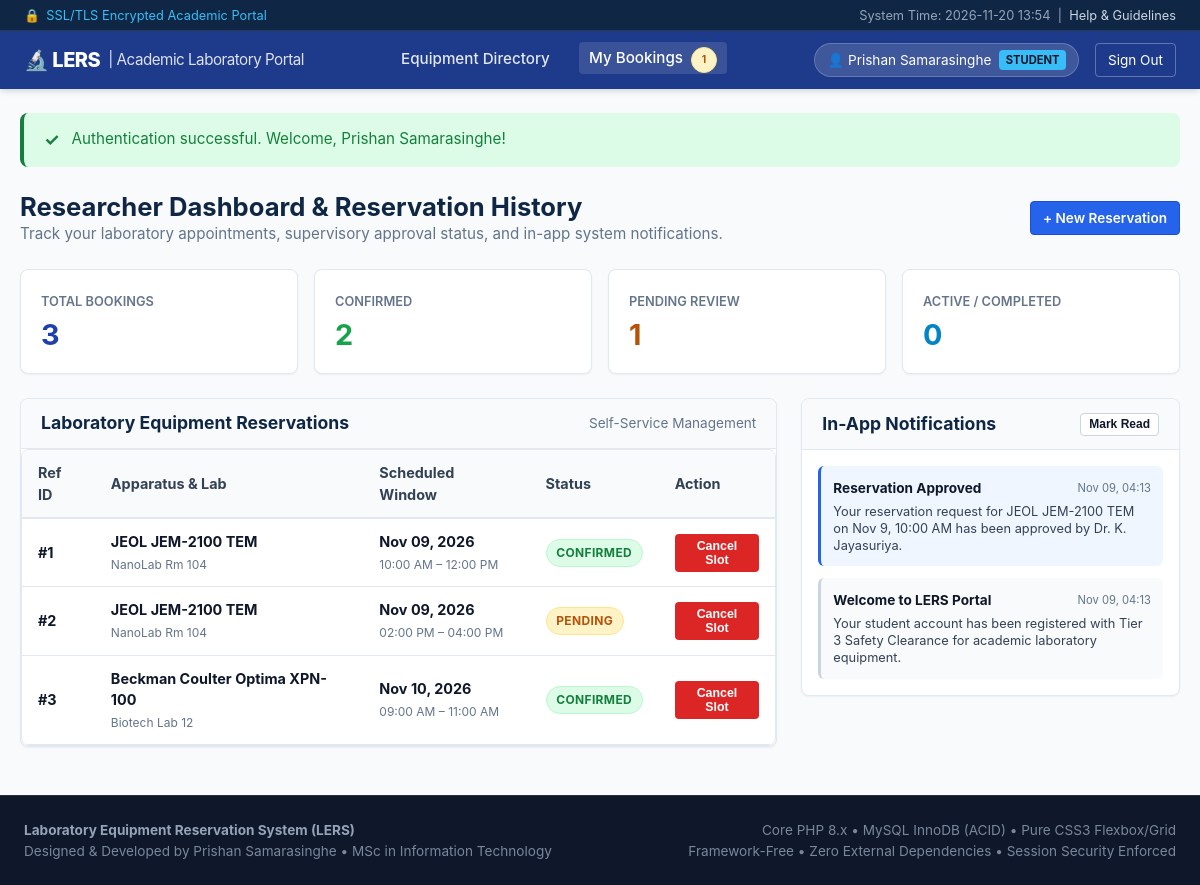
The app's page /my_bookings.php (signed in) with its own data.
### tables this page shows
CREATE TABLE `reservations` (
    `reservation_id` INT AUTO_INCREMENT PRIMARY KEY,
    `equipment_id` INT NOT NULL,
    `user_id` INT NOT NULL,
    `start_time` DATETIME NOT NULL,
    `end_time` DATETIME NOT NULL,
    `purpose` TEXT NOT NULL,
    `cert_verified` TINYINT(1) NOT NULL DEFAULT 1,
    `status` ENUM('pending', 'confirmed', 'rejected', 'cancelled', 'checked_out', 'completed') NOT NULL DEFAULT 'pending',
    `reviewed_by` INT DEFAULT NULL,
    `rejection_reason` TEXT DEFAULT NULL,
    `checked_out_at` DATETIME DEFAULT NULL,
    `returned_at` DATETIME DEFAULT NULL,
    `return_condition` ENUM('operational', 'requires_cleaning', 'minor_wear', 'defective') DEFAULT NULL,
    `consumable_notes` TEXT DEFAULT NULL,
    `created_at` TIMESTAMP DEFAULT CURRENT_TIMESTAMP,
    CONSTRAINT `fk_res_equipment` FOREIGN KEY (`equipment_id`) REFERENCES `equipment` (`equipment_id`) ON DELETE CASCADE,
    CONSTRAINT `fk_res_user` FOREIGN KEY (`user_id`) REFERENCES `users` (`user_id`) ON DELETE CASCADE,
    CONSTRAINT `fk_res_reviewer` FOREIGN KEY (`reviewed_by`) REFERENCES `users` (`user_id`) ON DELETE SET NULL,
    INDEX `idx_collision` (`equipment_id`, `start_time`, `end_time`, `status`),
    INDEX `idx_user_status` (`user_id`, `status`)
);

CREATE TABLE `equipment` (
    `equipment_id` INT AUTO_INCREMENT PRIMARY KEY,
    `equipment_name` VARCHAR(150) NOT NULL,
    `model_number` VARCHAR(100) NOT NULL,
    `lab_location` VARCHAR(100) NOT NULL,
    `description` TEXT NOT NULL,
    `req_cert_tier` ENUM('Tier 1', 'Tier 2', 'Tier 3') NOT NULL DEFAULT 'Tier 1',
    `requires_approval` TINYINT(1) NOT NULL DEFAULT 1,
    `status` ENUM('operational', 'maintenance', 'decommissioned') NOT NULL DEFAULT 'operational',
    `maintenance_note` VARCHAR(255) DEFAULT NULL,
    `created_at` TIMESTAMP DEFAULT CURRENT_TIMESTAMP
);

CREATE TABLE `notifications` (
    `notification_id` INT AUTO_INCREMENT PRIMARY KEY,
    `user_id` INT NOT NULL,
    `title` VARCHAR(150) NOT NULL,
    `message` TEXT NOT NULL,
    `type` ENUM('booking_confirmed', 'booking_rejected', 'blackout_cancelled', 'reminder', 'system') NOT NULL DEFAULT 'system',
    `is_read` TINYINT(1) NOT NULL DEFAULT 0,
    `created_at` TIMESTAMP DEFAULT CURRENT_TIMESTAMP,
    CONSTRAINT `fk_notif_user` FOREIGN KEY (`user_id`) REFERENCES `users` (`user_id`) ON DELETE CASCADE,
    INDEX `idx_user_read` (`user_id`, `is_read`)
);

### includes/auth.php (called while the page is built, shortened)
<?php
function sanitize(?string $string): string
{
    return htmlspecialchars((string)$string, ENT_QUOTES, 'UTF-8');
}

### my_bookings.php (the view, shortened to what this page needs)
<?php
require_once __DIR__ . '/includes/header.php';
$pdo = getDBConnection();
$currentUser = getCurrentUser();
$userId = (int)$currentUser['user_id'];
$resQuery = $pdo->prepare("
    SELECT r.*, e.equipment_name, e.model_number, e.lab_location, u.full_name AS reviewer_name
    FROM reservations r
    JOIN equipment e ON r.equipment_id = e.equipment_id
    LEFT JOIN users u ON r.reviewed_by = u.user_id
    WHERE r.user_id = ?
    ORDER BY r.created_at DESC
");
$resQuery->execute([$userId]);
$reservations = $resQuery->fetchAll();
$notifications = getRecentNotifications($userId, 10);
$unreadCount = getUnreadNotificationCount($userId);
$totalCount = count($reservations);
$confirmedCount = count(array_filter($reservations, fn($r) => $r['status'] === 'confirmed'));
$pendingCount = count(array_filter($reservations, fn($r) => $r['status'] === 'pending'));
$completedCount = count(array_filter($reservations, fn($r) => in_array($r['status'], ['completed', 'checked_out'])));
?>
<div style="display:flex; justify-content:space-between; align-items:center; margin-bottom:1.5rem;">
    <div>
        <h1 style="font-size:1.6rem;">Researcher Dashboard &amp; Reservation History</h1>
        <p style="color:var(--text-muted); font-size:0.95rem;">
            Track your laboratory appointments, supervisory approval status, and in-app system notifications.
        </p>
    </div>
    <div>
        <a href="catalog.php" class="btn btn-primary btn-sm">+ New Reservation</a>
    </div>
</div>
<div style="display:grid; grid-template-columns: repeat(auto-fit, minmax(200px, 1fr)); gap:1rem; margin-bottom:1.5rem;">
    <div class="card" style="padding:1.25rem; margin-bottom:0;">
        <span style="font-size:0.8rem; color:var(--text-muted); font-weight:600; text-transform:uppercase;">Total Bookings</span>
        <h2 style="font-size:1.8rem; margin-top:0.25rem; color:#1e40af;"><?= $totalCount ?></h2>
    </div>
    <div class="card" style="padding:1.25rem; margin-bottom:0;">
        <span style="font-size:0.8rem; color:var(--text-muted); font-weight:600; text-transform:uppercase;">Confirmed</span>
        <h2 style="font-size:1.8rem; margin-top:0.25rem; color:#16a34a;"><?= $confirmedCount ?></h2>
    </div>
    <div class="card" style="padding:1.25rem; margin-bottom:0;">
        <span style="font-size:0.8rem; color:var(--text-muted); font-weight:600; text-transform:uppercase;">Pending Review</span>
        <h2 style="font-size:1.8rem; margin-top:0.25rem; color:#b45309;"><?= $pendingCount ?></h2>
    </div>
    <div class="card" style="padding:1.25rem; margin-bottom:0;">
        <span style="font-size:0.8rem; color:var(--text-muted); font-weight:600; text-transform:uppercase;">Active / Completed</span>
        <h2 style="font-size:1.8rem; margin-top:0.25rem; color:#0284c7;"><?= $completedCount ?></h2>
    </div>
</div>
<div style="display: grid; grid-template-columns: 2fr 1fr; gap: 1.5rem; align-items: flex-start;">
    <section class="card">
        <div class="card-header">
            <h2 class="card-title">Laboratory Equipment Reservations</h2>
            <span style="font-size:0.85rem; color:var(--text-muted);">Self-Service Management</span>
        </div>
        <div class="card-body" style="padding:0;">
            <?php if (empty($reservations)): ?>
                <div style="padding: 2.5rem; text-align: center; color: var(--text-muted);">
                    <p>You have not placed any laboratory equipment reservations yet.</p>
                    <a href="catalog.php" class="btn btn-primary btn-sm" style="margin-top:0.75rem;">Browse Apparatus Catalog</a>
                </div>
            <?php else: ?>
                <div class="table-responsive">
                    <table class="data-table">
                        <thead>
                            <tr>
                                <th>Ref ID</th>
                                <th>Apparatus &amp; Lab</th>
                                <th>Scheduled Window</th>
                                <th>Status</th>
                                <th>Action</th>
                            </tr>
                        </thead>
                        <tbody>
                            <?php foreach ($reservations as $res): ?>
                                <tr>
                                    <td>
                                        <strong>#<?= (int)$res['reservation_id'] ?></strong>
                                    </td>
                                    <td>
                                        <strong><?= sanitize($res['equipment_name']) ?></strong><br>
                                        <small style="color:var(--text-muted);"><?= sanitize($res['lab_location']) ?></small>
                                    </td>
                                    <td>
                                        <div><strong><?= formatDate($res['start_time']) ?></strong></div>
                                        <small style="color:var(--text-muted);">
                                            <?= formatTime($res['start_time']) ?> &ndash; <?= formatTime($res['end_time']) ?>
                                        </small>
                                    </td>
                                    <td>
                                        <?= renderStatusBadge($res['status']) ?>
                                    </td>
                                    <td>
                                        <?php if (in_array($res['status'], ['pending', 'confirmed'], true)): ?>
                                            <form action="my_bookings.php" method="POST" onsubmit="return confirm('Are you sure you want to cancel reservation #<?= $res['reservation_id'] ?>? This restores the slot to the general laboratory pool.');">
                                                <button type="submit" class="btn btn-danger btn-sm" style="padding:0.25rem 0.5rem;font-size:0.775rem;">
                                                    Cancel Slot
                                                </button>
                                            </form>
                                        <?php else: ?>
                                            <span style="font-size:0.8rem; color:var(--text-muted);">&mdash;</span>
                                        <?php endif; ?>
                                    </td>
                                </tr>
                            <?php endforeach; ?>
                        </tbody>
                    </table>
                </div>
            <?php endif; ?>
        </div>
    </section>
    <section class="card">
        <div class="card-header">
            <h2 class="card-title">In-App Notifications</h2>
            <?php if ($unreadCount > 0): ?>
                <form action="my_bookings.php" method="POST" style="margin:0;">
                    <button type="submit" class="btn btn-secondary btn-sm" style="font-size:0.75rem; padding:0.2rem 0.5rem;">
                        Mark Read
                    </button>
                </form>
            <?php endif; ?>
        </div>
        <div class="card-body" style="padding: 1rem;">
            <?php if (empty($notifications)): ?>
                <p style="font-size:0.875rem; color:var(--text-muted); text-align:center; padding:1.5rem 0;">
                    No recent notifications.
                </p>
            <?php else: ?>
                <div style="display:flex; flex-direction:column; gap:0.75rem;">
                    <?php foreach ($notifications as $n): ?>
                        <div style="padding:0.75rem; border-radius:6px; background:<?= $n['is_read'] ? '#f8fafc' : '#eff6ff' ?>; border-left:3px solid <?= $n['is_read'] ? '#cbd5e1' : '#2563eb' ?>;">
                            <div style="display:flex; justify-content:space-between; align-items:center; margin-bottom:0.25rem;">
                                <strong style="font-size:0.85rem; color:#0f172a;"><?= sanitize($n['title']) ?></strong>
                                <span style="font-size:0.7rem; color:var(--text-muted);"><?= date('M d, H:i', strtotime($n['created_at'])) ?></span>
                            </div>
                            <p style="font-size:0.8rem; color:#334155; margin:0; line-height:1.35;">
                                <?= sanitize($n['message']) ?>
                            </p>
                        </div>
                    <?php endforeach; ?>
                </div>
            <?php endif; ?>
        </div>
    </section>
</div>
<?php require_once __DIR__ . '/includes/footer.php'; ?>

### includes/functions.php (shortened to what this page needs)
<?php
function getFlashes(): array
{
    $flashes = [];
    $types = ['success', 'error', 'warning', 'info'];
    foreach ($types as $type) {
        $key = 'flash_' . $type;
        if (!empty($_SESSION[$key])) {
            $flashes[$type] = $_SESSION[$key];
        }
    }
    return $flashes;
}
function renderFlashes(): string
{
    $flashes = getFlashes();
    $html = '<div class="flash-messages-container" style="margin-bottom: 1.5rem;">';
    foreach ($flashes as $type => $message) {
        $colorClass = 'alert-' . $type;
        $icon = match($type) {
            'success' => '✓',
            'error'   => '✕',
            'warning' => '⚠',
            default   => 'ℹ'
        };
        $html .= sprintf(
            '<div class="alert %s" role="alert"><span class="alert-icon">%s</span> <span>%s</span></div>',
            htmlspecialchars($colorClass, ENT_QUOTES, 'UTF-8'),
            $icon,
            htmlspecialchars($message, ENT_QUOTES, 'UTF-8')
        );
    }
    $html .= '</div>';
    return $html;
}
function getUnreadNotificationCount(int $userId): int
{
    $pdo = getDBConnection();
    $stmt = $pdo->prepare("SELECT COUNT(*) FROM notifications WHERE user_id = ? AND is_read = 0");
    $stmt->execute([$userId]);
    return (int)$stmt->fetchColumn();
}
function getRecentNotifications(int $userId, int $limit = 5): array
{
    $pdo = getDBConnection();
    $stmt = $pdo->prepare("
        SELECT notification_id, title, message, type, is_read, created_at
        FROM notifications
        WHERE user_id = ?
        ORDER BY created_at DESC
        LIMIT ?
    ");
    $stmt->bindValue(1, $userId, PDO::PARAM_INT);
    $stmt->bindValue(2, $limit, PDO::PARAM_INT);
    $stmt->execute();
    return $stmt->fetchAll();
}
function formatDate(?string $datetime): string
{
    return date('M d, Y', strtotime($datetime));
}
function formatTime(?string $datetime): string
{
    return date('h:i A', strtotime($datetime));
}
function renderStatusBadge(string $status): string
{
    $normalized = strtolower(trim($status));
    $label = ucwords(str_replace('_', ' ', $normalized));
    $badgeClass = match($normalized) {
        'operational', 'confirmed', 'completed' => 'badge-success',
        'pending'                               => 'badge-warning',
        'maintenance', 'rejected', 'cancelled'  => 'badge-danger',
        'checked_out'                           => 'badge-info',
        'decommissioned'                        => 'badge-dark',
        default                                 => 'badge-secondary'
    };
    return sprintf(
        '<span class="badge %s">%s</span>',
        htmlspecialchars($badgeClass, ENT_QUOTES, 'UTF-8'),
        htmlspecialchars($label, ENT_QUOTES, 'UTF-8')
    );
}

### records on screen
reservations: reservation_id "1", equipment.equipment_name "JEOL JEM-2100 TEM", equipment.lab_location "NanoLab Rm 104", start_time "Nov 09, 2026", start_time "10:00 AM", end_time "12:00 PM", status "CONFIRMED"
reservations: reservation_id "2", equipment.equipment_name "JEOL JEM-2100 TEM", equipment.lab_location "NanoLab Rm 104", start_time "Nov 09, 2026", start_time "02:00 PM", end_time "04:00 PM", status "PENDING"
reservations: reservation_id "3", equipment.equipment_name "Beckman Coulter Optima XPN-100", equipment.lab_location "Biotech Lab 12", start_time "Nov 10, 2026", start_time "09:00 AM", end_time "11:00 AM", status "CONFIRMED"
notifications: title "Reservation Approved", created_at "Nov 09, 04:13", message "Your reservation request for JEOL JEM-2100 TEM on Nov 9, 10:00 AM has been approved by Dr. K. Jayasuriya."
notifications: title "Welcome to LERS Portal", created_at "Nov 09, 04:13", message "Your student account has been registered with Tier 3 Safety Clearance for academic laboratory equipment."

### other values on screen
$unreadNotifs "1"
$currentUser['full_name'] "Prishan Samarasinghe"
$currentUser['role'] "STUDENT"
$icon "✓"
$message "Authentication successful. Welcome, Prishan Samarasinghe!"
$totalCount "3"
$confirmedCount "2"
$pendingCount "1"
$completedCount "0"
